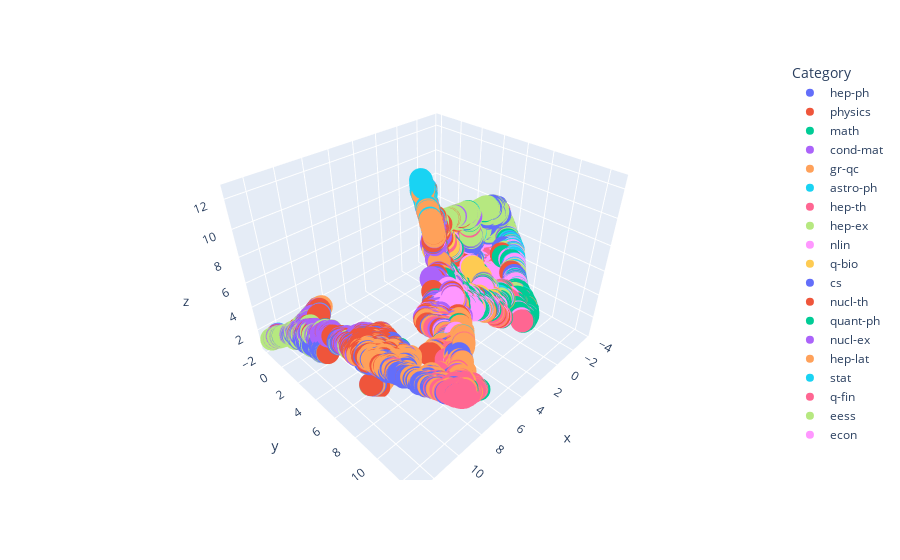

Notebook code for this chart:
### Code cell
import umap.umap_ as umap

import plotly.express as px


# Perform dimensionality reduction using UMAP
reducer = umap.UMAP(n_components=3, random_state=42, n_neighbors=20, min_dist=0.0,metric="cosine")
embeddings_3d = reducer.fit_transform(embeddings)

# Create a DataFrame for the 3D embeddings
embeddings_3d_df = pd.DataFrame(embeddings_3d, columns=['x', 'y', 'z'])
embeddings_3d_df['Category'] = merged_df['unique_primary_category'].values

# Create the 3D scatter plot using Plotly
fig = px.scatter_3d(embeddings_3d_df, x='x', y='y', z='z', color='Category')
fig.show()
fig.write_html("3D_plot_TransformerEncoder.html")

### Figure 1 — Plotly figure (JSON) as saved in the notebook; plotly's stock layout.template omitted (floating-point values rounded to 4 significant figures; data arrays with more than 128 entries replaced by an {"elided": "..."} marker saying what was removed)
{"data": [{"hovertemplate": "Category=hep-ph<br>x=%{x}<br>y=%{y}<br>z=%{z}<extra></extra>", "legendgroup": "hep-ph", "marker": {"color": "#636efa", "symbol": "circle"}, "mode": "markers", "name": "hep-ph", "scene": "scene", "showlegend": true, "type": "scatter3d", "x": {"elided": "497 float values"}, "y": {"elided": "497 float values"}, "z": {"elided": "497 float values"}}, {"hovertemplate": "Category=physics<br>x=%{x}<br>y=%{y}<br>z=%{z}<extra></extra>", "legendgroup": "physics", "marker": {"color": "#EF553B", "symbol": "circle"}, "mode": "markers", "name": "physics", "scene": "scene", "showlegend": true, "type": "scatter3d", "x": {"elided": "493 float values"}, "y": {"elided": "493 float values"}, "z": {"elided": "493 float values"}}, {"hovertemplate": "Category=math<br>x=%{x}<br>y=%{y}<br>z=%{z}<extra></extra>", "legendgroup": "math", "marker": {"color": "#00cc96", "symbol": "circle"}, "mode": "markers", "name": "math", "scene": "scene", "showlegend": true, "type": "scatter3d", "x": {"elided": "495 float values"}, "y": {"elided": "495 float values"}, "z": {"elided": "495 float values"}}, {"hovertemplate": "Category=cond-mat<br>x=%{x}<br>y=%{y}<br>z=%{z}<extra></extra>", "legendgroup": "cond-mat", "marker": {"color": "#ab63fa", "symbol": "circle"}, "mode": "markers", "name": "cond-mat", "scene": "scene", "showlegend": true, "type": "scatter3d", "x": {"elided": "495 float values"}, "y": {"elided": "495 float values"}, "z": {"elided": "495 float values"}}, {"hovertemplate": "Category=gr-qc<br>x=%{x}<br>y=%{y}<br>z=%{z}<extra></extra>", "legendgroup": "gr-qc", "marker": {"color": "#FFA15A", "symbol": "circle"}, "mode": "markers", "name": "gr-qc", "scene": "scene", "showlegend": true, "type": "scatter3d", "x": {"elided": "495 float values"}, "y": {"elided": "495 float values"}, "z": {"elided": "495 float values"}}, {"hovertemplate": "Category=astro-ph<br>x=%{x}<br>y=%{y}<br>z=%{z}<extra></extra>", "legendgroup": "astro-ph", "marker": {"color": "#19d3f3", "symbol": "circle"}, "mode": "markers", "name": "astro-ph", "scene": "scene", "showlegend": true, "type": "scatter3d", "x": {"elided": "497 float values"}, "y": {"elided": "497 float values"}, "z": {"elided": "497 float values"}}, {"hovertemplate": "Category=hep-th<br>x=%{x}<br>y=%{y}<br>z=%{z}<extra></extra>", "legendgroup": "hep-th", "marker": {"color": "#FF6692", "symbol": "circle"}, "mode": "markers", "name": "hep-th", "scene": "scene", "showlegend": true, "type": "scatter3d", "x": {"elided": "495 float values"}, "y": {"elided": "495 float values"}, "z": {"elided": "495 float values"}}, {"hovertemplate": "Category=hep-ex<br>x=%{x}<br>y=%{y}<br>z=%{z}<extra></extra>", "legendgroup": "hep-ex", "marker": {"color": "#B6E880", "symbol": "circle"}, "mode": "markers", "name": "hep-ex", "scene": "scene", "showlegend": true, "type": "scatter3d", "x": {"elided": "499 float values"}, "y": {"elided": "499 float values"}, "z": {"elided": "499 float values"}}, {"hovertemplate": "Category=nlin<br>x=%{x}<br>y=%{y}<br>z=%{z}<extra></extra>", "legendgroup": "nlin", "marker": {"color": "#FF97FF", "symbol": "circle"}, "mode": "markers", "name": "nlin", "scene": "scene", "showlegend": true, "type": "scatter3d", "x": {"elided": "497 float values"}, "y": {"elided": "497 float values"}, "z": {"elided": "497 float values"}}, {"hovertemplate": "Category=q-bio<br>x=%{x}<br>y=%{y}<br>z=%{z}<extra></extra>", "legendgroup": "q-bio", "marker": {"color": "#FECB52", "symbol": "circle"}, "mode": "markers", "name": "q-bio", "scene": "scene", "showlegend": true, "type": "scatter3d", "x": {"elided": "497 float values"}, "y": {"elided": "497 float values"}, "z": {"elided": "497 float values"}}, {"hovertemplate": "Category=cs<br>x=%{x}<br>y=%{y}<br>z=%{z}<extra></extra>", "legendgroup": "cs", "marker": {"color": "#636efa", "symbol": "circle"}, "mode": "markers", "name": "cs", "scene": "scene", "showlegend": true, "type": "scatter3d", "x": {"elided": "497 float values"}, "y": {"elided": "497 float values"}, "z": {"elided": "497 float values"}}, {"hovertemplate": "Category=nucl-th<br>x=%{x}<br>y=%{y}<br>z=%{z}<extra></extra>", "legendgroup": "nucl-th", "marker": {"color": "#EF553B", "symbol": "circle"}, "mode": "markers", "name": "nucl-th", "scene": "scene", "showlegend": true, "type": "scatter3d", "x": {"elided": "497 float values"}, "y": {"elided": "497 float values"}, "z": {"elided": "497 float values"}}, {"hovertemplate": "Category=quant-ph<br>x=%{x}<br>y=%{y}<br>z=%{z}<extra></extra>", "legendgroup": "quant-ph", "marker": {"color": "#00cc96", "symbol": "circle"}, "mode": "markers", "name": "quant-ph", "scene": "scene", "showlegend": true, "type": "scatter3d", "x": {"elided": "497 float values"}, "y": {"elided": "497 float values"}, "z": {"elided": "497 float values"}}, {"hovertemplate": "Category=nucl-ex<br>x=%{x}<br>y=%{y}<br>z=%{z}<extra></extra>", "legendgroup": "nucl-ex", "marker": {"color": "#ab63fa", "symbol": "circle"}, "mode": "markers", "name": "nucl-ex", "scene": "scene", "showlegend": true, "type": "scatter3d", "x": {"elided": "500 float values"}, "y": {"elided": "500 float values"}, "z": {"elided": "500 float values"}}, {"hovertemplate": "Category=hep-lat<br>x=%{x}<br>y=%{y}<br>z=%{z}<extra></extra>", "legendgroup": "hep-lat", "marker": {"color": "#FFA15A", "symbol": "circle"}, "mode": "markers", "name": "hep-lat", "scene": "scene", "showlegend": true, "type": "scatter3d", "x": {"elided": "497 float values"}, "y": {"elided": "497 float values"}, "z": {"elided": "497 float values"}}, {"hovertemplate": "Category=stat<br>x=%{x}<br>y=%{y}<br>z=%{z}<extra></extra>", "legendgroup": "stat", "marker": {"color": "#19d3f3", "symbol": "circle"}, "mode": "markers", "name": "stat", "scene": "scene", "showlegend": true, "type": "scatter3d", "x": {"elided": "492 float values"}, "y": {"elided": "492 float values"}, "z": {"elided": "492 float values"}}, {"hovertemplate": "Category=q-fin<br>x=%{x}<br>y=%{y}<br>z=%{z}<extra></extra>", "legendgroup": "q-fin", "marker": {"color": "#FF6692", "symbol": "circle"}, "mode": "markers", "name": "q-fin", "scene": "scene", "showlegend": true, "type": "scatter3d", "x": {"elided": "496 float values"}, "y": {"elided": "496 float values"}, "z": {"elided": "496 float values"}}, {"hovertemplate": "Category=eess<br>x=%{x}<br>y=%{y}<br>z=%{z}<extra></extra>", "legendgroup": "eess", "marker": {"color": "#B6E880", "symbol": "circle"}, "mode": "markers", "name": "eess", "scene": "scene", "showlegend": true, "type": "scatter3d", "x": {"elided": "496 float values"}, "y": {"elided": "496 float values"}, "z": {"elided": "496 float values"}}, {"hovertemplate": "Category=econ<br>x=%{x}<br>y=%{y}<br>z=%{z}<extra></extra>", "legendgroup": "econ", "marker": {"color": "#FF97FF", "symbol": "circle"}, "mode": "markers", "name": "econ", "scene": "scene", "showlegend": true, "type": "scatter3d", "x": {"elided": "492 float values"}, "y": {"elided": "492 float values"}, "z": {"elided": "492 float values"}}], "layout": {"legend": {"title": {"text": "Category"}, "tracegroupgap": 0}, "margin": {"t": 60}, "scene": {"domain": {"x": [0, 1], "y": [0, 1]}, "xaxis": {"title": {"text": "x"}}, "yaxis": {"title": {"text": "y"}}, "zaxis": {"title": {"text": "z"}}}}}
